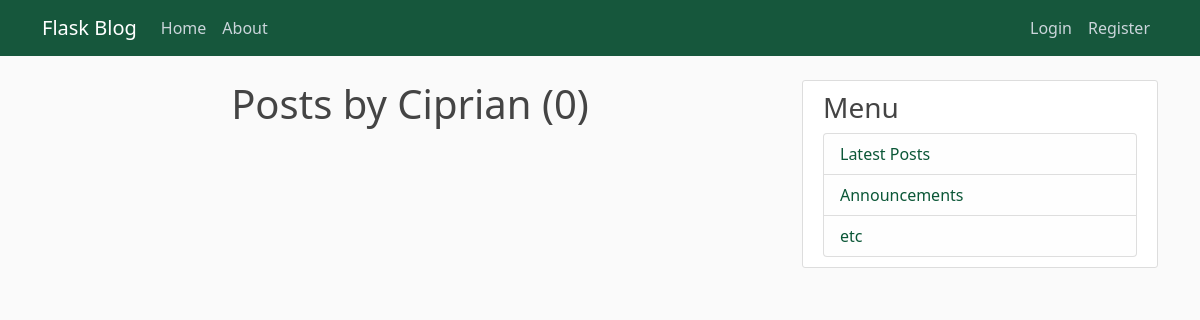
The app's page /user/Ciprian, older data.
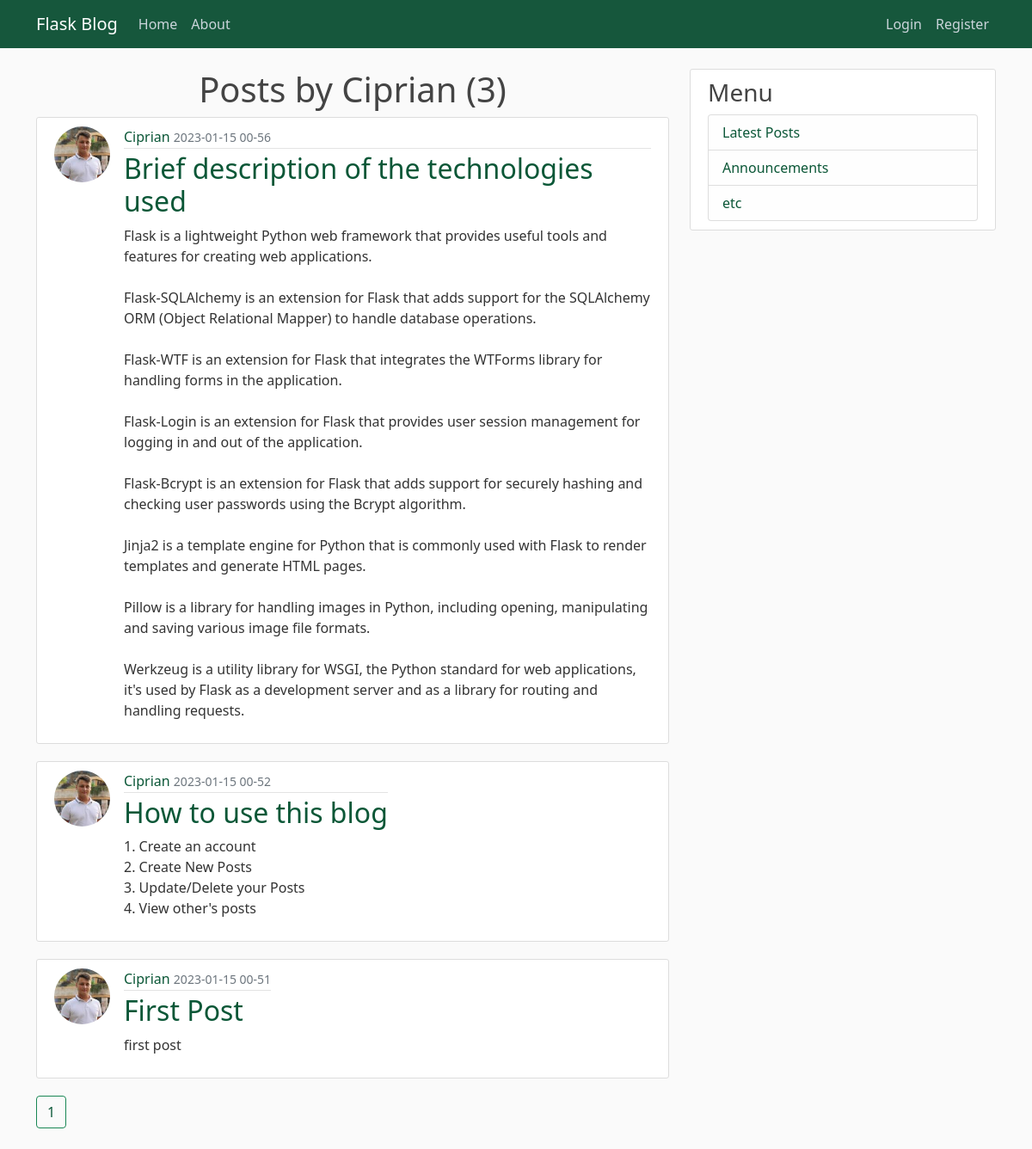
The same page, newer data.
### flaskblog/models.py (models this page shows, shortened)
class Post(db.Model):
    id = db.Column(db.Integer, primary_key=True)
    title = db.Column(db.String(100), nullable=False)
    date_posted = db.Column(db.DateTime, nullable=False, default=datetime.utcnow)
    content = db.Column(db.Text, nullable=False)
    user_id = db.Column(db.Integer, db.ForeignKey('user.id'), nullable=False)

class User(db.Model, UserMixin):
    id = db.Column(db.Integer, primary_key=True)
    username = db.Column(db.String(20), unique=True, nullable=False)
    email = db.Column(db.String(120), unique=True, nullable=False)
    image_file = db.Column(db.String(20), nullable=False, default='default.jpg')
    password = db.Column(db.String(60), nullable=False)
    posts = db.relationship('Post', backref='author', lazy=True)

### flaskblog/routes.py (the view)
@app.route('/user/<string:username>')
def user_posts(username):
    page = request.args.get('page', default=1, type=int)
    user = User.query.filter_by(username=username).first_or_404()
    posts = Post.query.filter_by(author=user)\
            .order_by(Post.date_posted.desc())\
            .paginate(per_page=4, page=page)
    return render_template('user_posts.html', posts=posts , user=user)

### flaskblog/templates/user_posts.html
{% extends "layout.html" %}
{% block content %}
<h1 class="mn-3 text-center"> Posts by {{user.username}} ({{posts.total}})</h1>
{% for post in posts.items %}
<article class="media content-section d-flex justify-content-start">
    <img class="rounded-circle article-img" src="{{url_for('static',filename='profile_pics/'+post.author.image_file)}}">
    <div class="media-body">
        <div class="article-metadata">
            <a class="mr-2" href="{{url_for('user_posts',username=post.author.username)}}">{{ post.author.username }}</a>
            <small class="text-muted">{{ post.date_posted.strftime('%Y-%m-%d %H-%M') }}</small>
        </div>
        <h2><a class="article-title" href="{{ url_for('post',post_id=post.id) }}">{{ post.title }}</a></h2>
        <p class="article-content">{{ post.content }}</p>
    </div>
</article>
{% endfor %}
{% for page_num in posts.iter_pages(left_edge=1, right_edge=1 , left_current=2, right_current=2) %}
    {% if page_num %}
        {% if posts.page == page_num %}
            <a class="btn btn-success mb-4" href="{{url_for('user_posts',username=user.username,page=page_num)}}">{{page_num}}</a>
        {% else %}
            <a class="btn btn-outline-success mb-4" href="{{url_for('user_posts',username=user.username,page=page_num)}}">{{page_num}}</a>
        {% endif %}
    {% else %}
        ...
    {% endif %}
{% endfor %}
{% endblock content %}

Row changes from the older to the newer data that the page shows:
added Post: image_file (picture), author.username "Ciprian", date_posted "2023-01-15 00-56", title "Brief description of the technologies used", content "Flask is a lightweight Python web framework that provides useful tools and features for creating web applications. Flask-SQLAlchemy is an extension for Flask that adds support for the SQLAlchemy ORM (Object Relational Mapper) to handle database operations. Flask-WTF is an extension for Flask that integrates the WTForms library for handling forms in the application. Flask-Login is an extension for Flask that provides user session management for logging in and out of the application. Flask-Bcrypt is an extension for Flask that adds support for securely hashing and checking user passwords using the Bcrypt algorithm. Jinja2 is a template engine for Python that is commonly used with Flask to…"
added Post: image_file (picture), author.username "Ciprian", date_posted "2023-01-15 00-52", title "How to use this blog", content "1. Create an account 2. Create New Posts 3. Update/Delete your Posts 4. View other's posts"
added Post: image_file (picture), author.username "Ciprian", date_posted "2023-01-15 00-51", title "First Post", content "first post"
Text that changed along with them:
{{ posts.total }}: "0" → "3"
new list line: "1"
